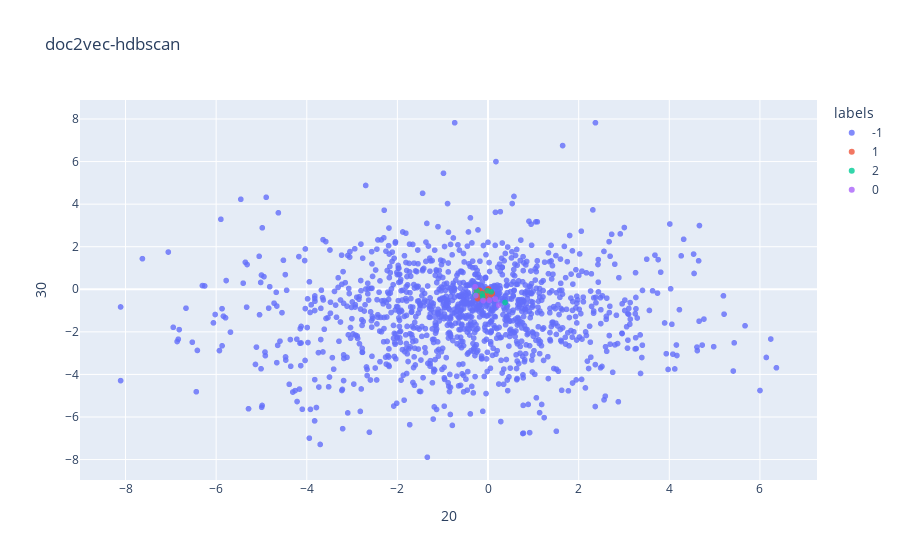

The notebook cell saved with this chart:
### Code cell
clusterer, df = hdbs(5, X)
hdbs_scatter("doc2vec-hdbscan", df, 20, 30)

### Figure 1 — Plotly figure (JSON) as saved in the notebook; plotly's stock layout.template omitted (floating-point values rounded to 4 significant figures; data arrays with more than 128 entries replaced by an {"elided": "..."} marker saying what was removed)
{"data": [{"hovertemplate": "<b>%{hovertext}</b><br><br>labels=-1<br>20=%{x}<br>30=%{y}<extra></extra>", "hovertext": {"elided": "1290 str values"}, "legendgroup": "-1", "marker": {"color": "#636efa", "opacity": 0.8, "symbol": "circle"}, "mode": "markers", "name": "-1", "showlegend": true, "type": "scattergl", "x": {"elided": "1290 float values"}, "xaxis": "x", "y": {"elided": "1290 float values"}, "yaxis": "y"}, {"hovertemplate": "<b>%{hovertext}</b><br><br>labels=1<br>20=%{x}<br>30=%{y}<extra></extra>", "hovertext": ["고성다이노캠핑장", "금대자동차야영장", "나라펜션캠핑장", "농어바위캠핑장", "달숲스테이", "대부도나라캠핑장", "대천해수욕장 야영장", "돌배야영장(제1야영장)", "명돈골 캠핑장", "무안황토갯벌랜드 오토캠핑장", "문수골 힐링캠핑장", "블루웨일 빌리지", "산타캠핑장", "속초해변 국민여가캠핑장", "솔밭야영장", "솔밭캠프", "오름새", "황산캠핑장"], "legendgroup": "1", "marker": {"color": "#EF553B", "opacity": 0.8, "symbol": "circle"}, "mode": "markers", "name": "1", "showlegend": true, "type": "scattergl", "x": [-0.2013, -0.06173, -0.2316, 0.06374, 0.09524, -0.1351, -0.07254, -0.1777, -0.2003, -0.05126, -0.03359, -0.212, -0.0825, 0.00451, -0.2528, -0.05288, 0.01194, -0.05896], "xaxis": "x", "y": [-0.1161, -0.1709, -0.4351, -0.2562, -0.1949, -0.2443, -0.1814, -0.05492, -0.2008, -0.4014, -0.1062, -0.05526, -0.1734, 0.002072, -0.07383, -0.1373, 0.01527, -0.193], "yaxis": "y"}, {"hovertemplate": "<b>%{hovertext}</b><br><br>labels=2<br>20=%{x}<br>30=%{y}<extra></extra>", "hovertext": ["단풍숲캠핑장", "맑음터공원 캠핑장", "여울소리", "예당관광지 국민여가캠핑장", "월성 산아래 글램핑", "치악신림오토캠핑장", "태화연캠핑장"], "legendgroup": "2", "marker": {"color": "#00cc96", "opacity": 0.8, "symbol": "circle"}, "mode": "markers", "name": "2", "showlegend": true, "type": "scattergl", "x": [0.06953, -0.1315, -0.01505, -0.2812, -0.2428, -0.1167, 0.375], "xaxis": "x", "y": [-0.1197, -0.209, -0.06916, -0.273, -0.07317, -0.3512, -0.6213], "yaxis": "y"}, {"hovertemplate": "<b>%{hovertext}</b><br><br>labels=0<br>20=%{x}<br>30=%{y}<extra></extra>", "hovertext": ["밤별 캠핑장", "벽계야영장", "연산 황산벌오토캠핑장", "와룡자연휴양림 야영장", "평화누리캠핑장", "힐사이드캠핑장"], "legendgroup": "0", "marker": {"color": "#ab63fa", "opacity": 0.8, "symbol": "circle"}, "mode": "markers", "name": "0", "showlegend": true, "type": "scattergl", "x": [0.0272, -0.2846, -0.1071, 0.2373, -0.2683, 0.1624], "xaxis": "x", "y": [-0.5179, 0.1144, -0.5301, -0.7445, -0.2933, -0.4632], "yaxis": "y"}], "layout": {"legend": {"title": {"text": "labels"}, "tracegroupgap": 0}, "title": {"text": "doc2vec-hdbscan"}, "xaxis": {"anchor": "y", "domain": [0, 1], "title": {"text": "20"}}, "yaxis": {"anchor": "x", "domain": [0, 1], "title": {"text": "30"}}}}
